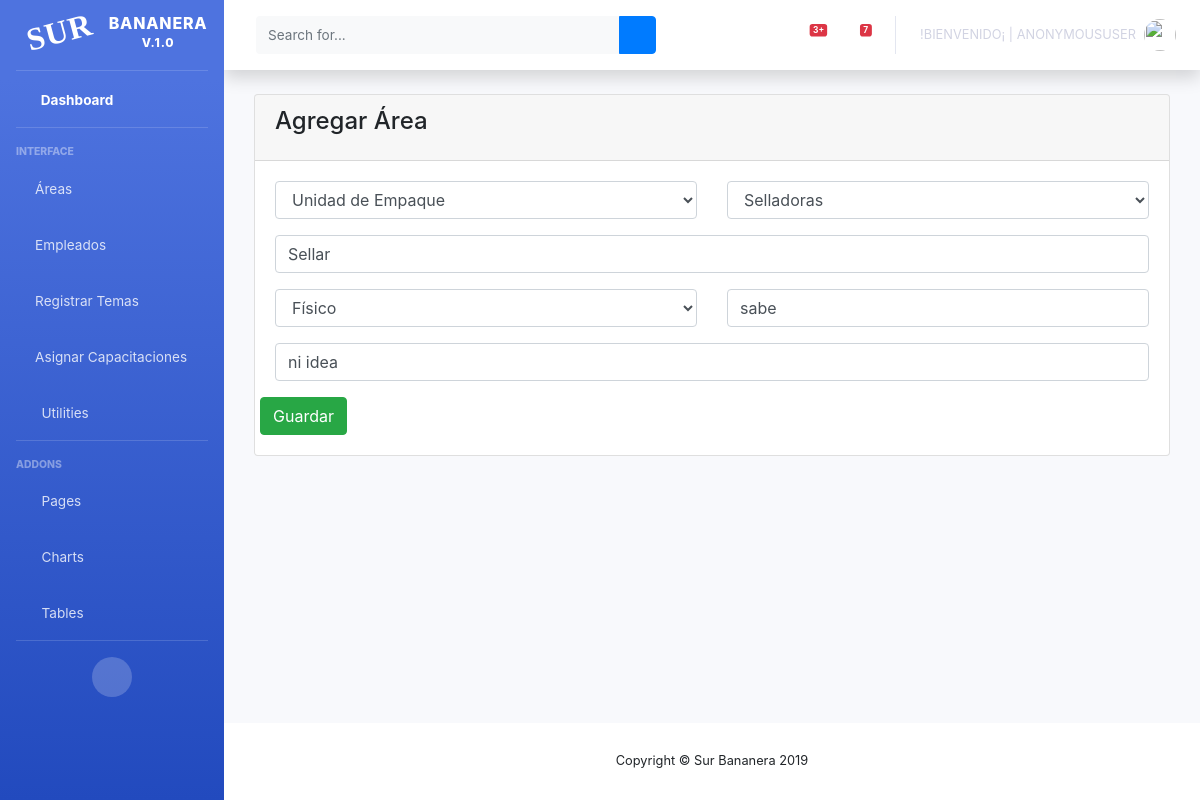
The app's page /bananera/editarAreas/3 with its own data.
### surBananas/models.py (models this page shows, shortened)
class areas(models.Model):
    choice_riesgo ={('', 'Tipos de riesgo'),('Físico','Físico'),('Quimico','Quimico'), ('Físico y Quimico','Físico y Quimico')}
    choice_fase ={('', 'Fases'),('Unidad de Empaque','Unidad de Empaque'),('Unidad de Producción','Unidad de Producción')}
    choice_puesto= (('', 'Áreas y Puestos'),
                   ('1.- Unidad de Empaque', (
                       ('Recepción de Frutas', 'Recepción de Frutas'),
                       ('Desflore', 'Desflore'),
                       ('Lavador de Fomi', 'Lavador de Fomi'),
                       ('Armador de Carga', 'Armador de Carga'),
                       ('Evaluador de Fruta', 'Evaluador de Fruta'),
                       ('Clasificación', 'Clasificación'),
                       ('Selección', 'Selección'),
                       ('Selladoras', 'Selladoras'),
                       ('Pasador de Frutas', 'Pasador de Frutas'),
                       ('Empacador', 'Empacador'),
                       ('Repesado de Cajas Empacadas.', 'Repesado de Cajas Empacadas.'),
                       ('Desmane', 'Desmane'),
                       ('Estibador', 'Estibador'),
                       ('Pegador de Carton', 'Pegador de Carton'),
                       ('Preparación de Mezcla PosCosecha', 'Preparación de Mezcla PosCosecha'),
                       ('Limpieza', 'Limpieza'),
                       ('Dedo Suelto', 'Dedo Suelto'),
                       ('Bodega de Cartón', 'Bodega de Cartón'),
                       ('Evaluador de Cajas', 'Evaluador de Cajas'),
                       ('Jefe de Empaque', 'Jefe de Empaque'),
                   )),
                   ('2.- Unidad Producción', (
                       ('Deshije', 'Deshije'),
                       ('Aplicadores de Herbicidas', 'Aplicadores de Herbicidas'),
                       ('Desflore Manual', 'Desflore Manual'),
                       ('Cajeteo', 'Cajeteo'),
                       ('Saneo', 'Saneo'),
                       ('Paleo', 'Paleo'),
                       ('Fertilización', 'Fertilización'),
                       ('Riego y Bombeo', 'Riego y Bombeo'),
                       ('Chapeo de Rondas', 'Chapeo de Rondas'),
                       ('Picador de Matas', 'Picador de Matas'),
                       ('Desvio de Hijos y Rearme', 'Desvio de Hijos y Rearme'),
                       ('Técnico de Producción', 'Técnico de Producción'),
                       ('Jefe de Área', 'Jefe de Área'),
                       ('Cosecha', 'Cosecha'),
                       ('Embolse y Amarre.', 'Embolse y Amarre.'),
                       ('Fitosanitarios', 'Fitosanitarios'),
                       ('Seguridad', 'Seguridad'),
                       ('Responsable de Bodegas y Almacén', 'Responsable de Bodegas y Almacén'),
                       ('Taller y Mantenimiento.', 'Taller y Mantenimiento'),
                   )),
                   )
    fase = models.CharField(choices=choice_fase, default='', max_length=20, blank=True, null=True)
    puesto = models.CharField(choices=choice_puesto,max_length=20, blank=True, null=True, default='')
    actividad = models.CharField(max_length=500, blank=True, null=True)
    tiposRiesgo = models.CharField(choices=choice_riesgo, default='', max_length=20, blank=True, null=True)
    regionAnatomica = models.CharField(max_length=200,blank=True, null=True)
    eppUtilizar = models.CharField(max_length=200,blank=True, null=True)
    status = models.BooleanField('Estado', default=True)
    created_at = models.DateTimeField(auto_now_add=True, blank=True, null=True)

### surBananas/views.py (the view)
# urls.py: path('editarAreas/<int:pk>', views.ActualizarAreas.as_view(), name = 'editarAreas'),
class ActualizarAreas(UpdateView):
    model = areas
    template_name = 'agregarArea.html'
    form_class = AreasForm
    success_url = reverse_lazy('listaAreas')

### surBananas/templates/agregarArea.html (shortened to what this page needs)
{% extends 'indexAdmin.html' %}
{% block contenido %}
    <div class="content">
        <div class="container-fluid">
            <div class="row">
                <div class="col-md-12">
                    <div class="card">
                        <div class="card-header card-header-warning">
                            <h4 class="card-title">Agregar Área</h4>
                        </div>
                        <div class="card-body">
                            <form method="post" enctype="multipart/form-data">
                                <div class="row">
                                    {% if error %}
                                        <h1>{{ error }}</h1>
                                    {% else %}
                                        <div class="col-md-6">
                                            <div class="form-group">
                                                {{ form.fase }}
                                            </div>
                                        </div>
                                         <div class="col-md-6">
                                            <div class="form-group">
                                                {{ form.puesto }}
                                            </div>
                                        </div>
                                        <div class="col-md-12">
                                            <div class="form-group">
                                                {{ form.actividad }}
                                            </div>
                                        </div>
                                        <div class="col-md-6">
                                            <div class="form-group">
                                                {{ form.tiposRiesgo }}
                                            </div>
                                        </div>
                                        <div class="col-md-6">
                                            <div class="form-group">
                                                {{ form.regionAnatomica }}
                                            </div>
                                        </div>
                                        <div class="col-md-12">
                                            <div class="form-group">
                                                {{ form.eppUtilizar }}
                                            </div>
                                        </div>
                                        <button type="submit" class="btn btn-success pull-right">Guardar</button>
                                    {% endif %}
                                </div>
                            </form>
                        </div>
                    </div>
                </div>
            </div>
        </div>
    </div>
{%endblock contenido %}

### records on screen
areas: fase "Unidad de Empaque", puesto "Selladoras", actividad "Sellar", tiposRiesgo "Físico", regionAnatomica "sabe", eppUtilizar "ni idea"

### other values on screen
{{ user }} "ANONYMOUSUSER"
